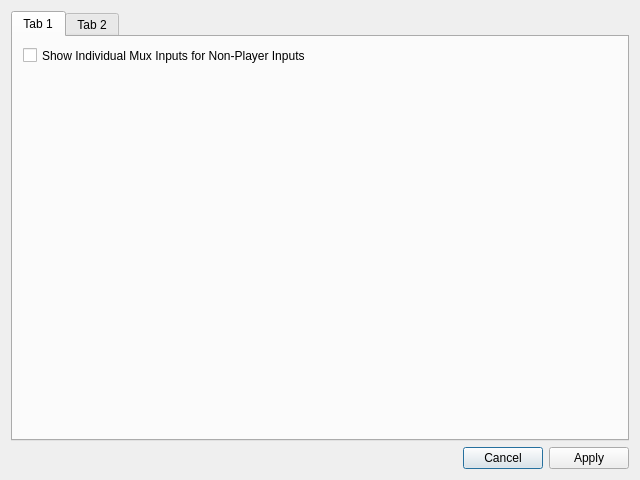
<?xml version="1.0" encoding="UTF-8"?>
<ui version="4.0">
 <class>Dialog</class>
 <widget class="QDialog" name="Dialog">
  <property name="geometry">
   <rect>
    <x>0</x>
    <y>0</y>
    <width>640</width>
    <height>480</height>
   </rect>
  </property>
  <property name="windowTitle">
   <string>Dialog</string>
  </property>
  <layout class="QVBoxLayout" name="verticalLayout">
   <item>
    <widget class="QTabWidget" name="tabWidget">
     <property name="currentIndex">
      <number>0</number>
     </property>
     <widget class="QWidget" name="tab">
      <attribute name="title">
       <string>Tab 1</string>
      </attribute>
      <widget class="QCheckBox" name="checkBox_indmux">
       <property name="geometry">
        <rect>
         <x>10</x>
         <y>10</y>
         <width>301</width>
         <height>17</height>
        </rect>
       </property>
       <property name="text">
        <string>Show Individual Mux Inputs for Non-Player Inputs</string>
       </property>
      </widget>
     </widget>
     <widget class="QWidget" name="tab_2">
      <attribute name="title">
       <string>Tab 2</string>
      </attribute>
     </widget>
    </widget>
   </item>
   <item>
    <widget class="QDialogButtonBox" name="buttonBox">
     <property name="orientation">
      <enum>Qt::Horizontal</enum>
     </property>
     <property name="standardButtons">
      <set>QDialogButtonBox::Apply|QDialogButtonBox::Cancel</set>
     </property>
    </widget>
   </item>
  </layout>
 </widget>
 <resources/>
 <connections>
  <connection>
   <sender>buttonBox</sender>
   <signal>accepted()</signal>
   <receiver>Dialog</receiver>
   <slot>accept()</slot>
   <hints>
    <hint type="sourcelabel">
     <x>248</x>
     <y>254</y>
    </hint>
    <hint type="destinationlabel">
     <x>157</x>
     <y>274</y>
    </hint>
   </hints>
  </connection>
  <connection>
   <sender>buttonBox</sender>
   <signal>rejected()</signal>
   <receiver>Dialog</receiver>
   <slot>reject()</slot>
   <hints>
    <hint type="sourcelabel">
     <x>316</x>
     <y>260</y>
    </hint>
    <hint type="destinationlabel">
     <x>286</x>
     <y>274</y>
    </hint>
   </hints>
  </connection>
 </connections>
</ui>
